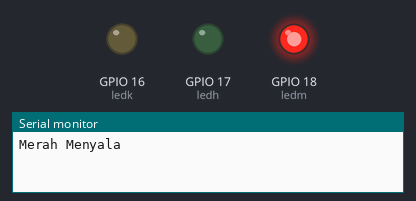
Bench run of a program on a simulated ESP32. On the bench: output pins drawn as LEDs (lit = HIGH), the last lines printed to the serial monitor.

Above: at 15.0 s.
At 32.5 s:
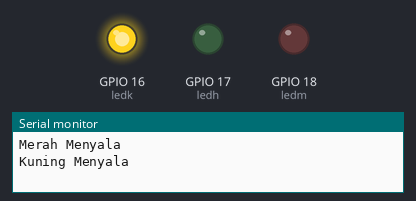
At 45.0 s:
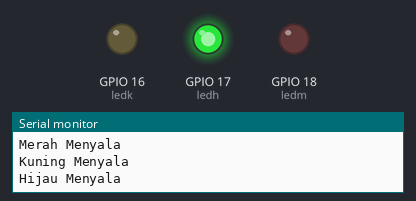
Timing chart, 0 to 71.5 s (numbered marks = the images above):
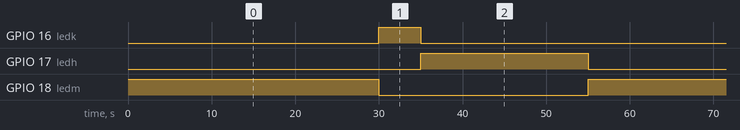

Measured:
- by itself, GPIO 16 (ledk): alternates HIGH for 5.0 s and LOW for 50.0 s
- by itself, GPIO 17 (ledh): alternates HIGH for 20.0 s and LOW for 35.0 s
- by itself, GPIO 18 (ledm): alternates HIGH for 30.0 s and LOW for 25.0 s

The program:

main.cpp
```cpp
#include <Arduino.h>

// put function declarations here:
int ledm = 18;
int ledk = 16;
int ledh = 17;


void setup() {
  // put your setup code here, to run once:
  Serial.begin(115200);
  pinMode(ledm, OUTPUT);
  pinMode(ledk, OUTPUT);
  pinMode(ledh, OUTPUT);
}

void loop() {
  // put your main code here, to run repeatedly:
digitalWrite(ledm, HIGH);
digitalWrite(ledk, LOW);
digitalWrite(ledh, LOW);
Serial.println("Merah Menyala");
delay(30000);

digitalWrite(ledm, LOW);
digitalWrite(ledk, HIGH);
digitalWrite(ledh, LOW);
Serial.println("Kuning Menyala");
delay(5000);

digitalWrite(ledm, LOW);
digitalWrite(ledk, LOW);
digitalWrite(ledh, HIGH);
Serial.println("Hijau Menyala");
delay(20000);
}
```
